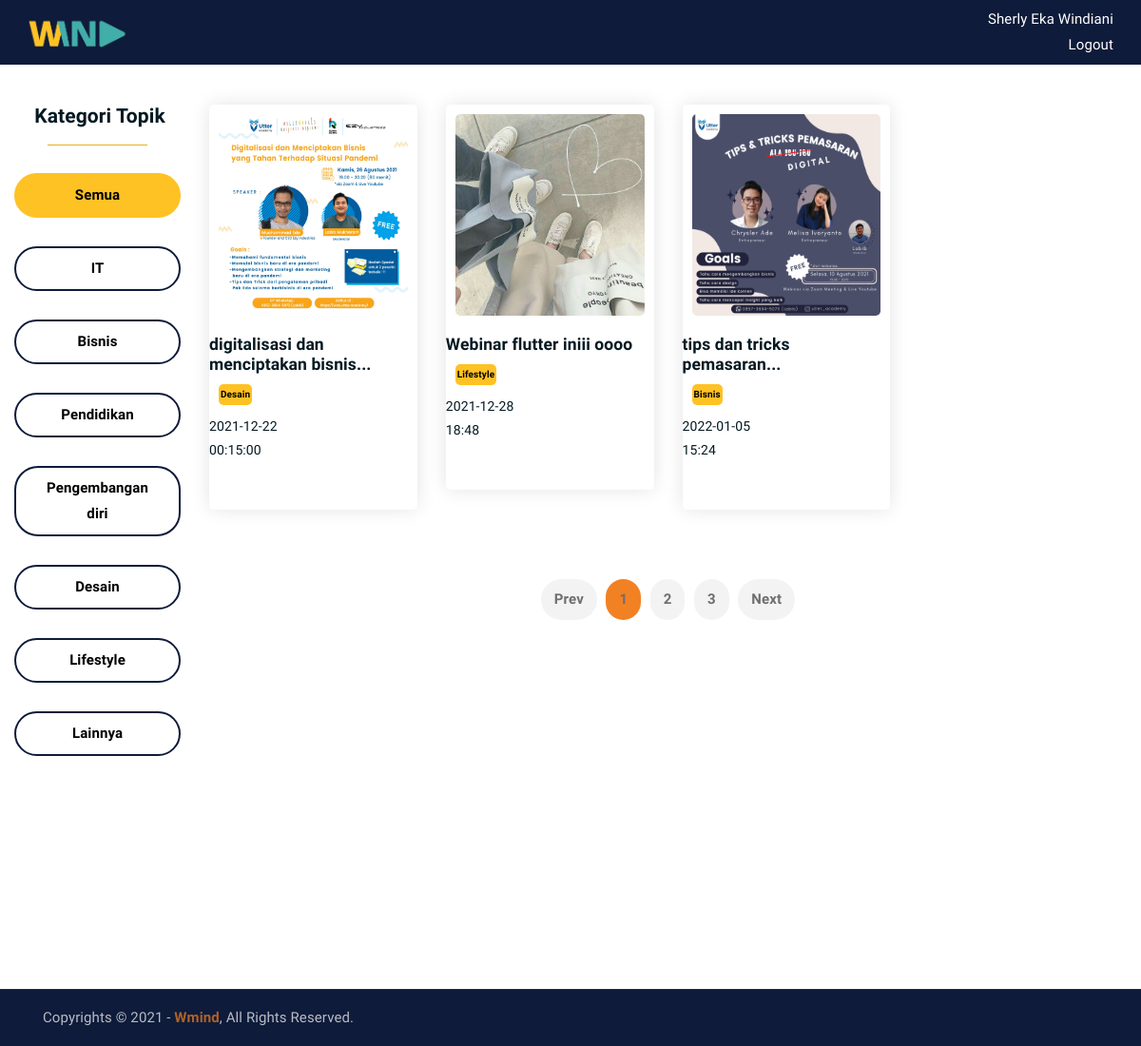
/temukan-webinar.php, run on the app's committed database.
### tables this page shows
CREATE TABLE `tb_buat_webinar` (
  `id_webinar` int(11) NOT NULL,
  `gambar_poster` varchar(20) NOT NULL,
  `tgl_buat` varchar(100) NOT NULL,
  `judul_webinar` varchar(225) NOT NULL,
  `kategori_webinar` varchar(50) NOT NULL,
  `nama_eo` varchar(225) NOT NULL,
  `email_eo` varchar(225) NOT NULL,
  `tanggal_mulai` varchar(100) NOT NULL,
  `waktu_mulai` varchar(20) NOT NULL,
  `link_streaming` varchar(150) DEFAULT NULL,
  `deskripsi_webinar` text NOT NULL
);

### temukan-webinar.php (the view, shortened to what this page needs)
<!DOCTYPE html>
<html lang="en">
<head>
    <link rel="stylesheet" href="assets/css/all.min.css">
    <link rel="stylesheet" href="assets/bootstrap/css/bootstrap.min.css">
    <link rel="stylesheet" href="assets/css/owl.carousel.css">
    <link rel="stylesheet" href="assets/css/magnific-popup.css">
    <link rel="stylesheet" href="assets/css/animate.css">
    <link rel="stylesheet" href="assets/css/meanmenu.min.css">
    <link rel="stylesheet" href="assets/css/main.css">
    <link rel="stylesheet" href="assets/css/responsive.css">
    <link rel="stylesheet" href="assets/css/css_tirja.css">
</head>
<body>
    <div class="wadah">
        <nav class="navbar navBarEo">
            <div class="container-fluid navBarEo">
                <a class="navbar-brand" href="index.php">
                    <img src="assets/img/logo_transparan.png" style="width: 70%" alt="">
                </a>
                <div class="navBarUsername">
                    <p class="panggilUsername">Sherly eka windiani</p>
                    <a class="txtLogout" href="#">Logout</a>
                </div>
            </div>
        </nav>
        <div class="row mt-5">
            <div class="col-md-2">
                <div class="produk-filter">
                    <ul>
                        <h4><b>Kategori Topik</b></h4><hr color="#FFC224" width="60%" style="margin-left:50px;">
                        <li class="active" data-filter="*">Semua</li>
                        <li data-filter=".IT">IT</li>
                        <li data-filter=".Bisnis">Bisnis</li>
                        <li data-filter=".Pendidikan">Pendidikan</li>
                        <li data-filter=".Pengembangan-diri">Pengembangan diri</li>
                        <li data-filter=".Desain">Desain</li>
                        <li data-filter=".Lifestyle">Lifestyle</li>
                        <li data-filter=".Lainnya">Lainnya</li>
                    </ul>
                </div>
            </div>
            <div class="col-md-10">
                <div class="product-section">
                    <div class="container">
                        <div class="row product-lists">
                            <?php
                            include "koneksi.php";
                            $sql = "SELECT * FROM tb_buat_webinar";
                            $datas = mysqli_query($koneksi, $sql);
                            $i = 1;
                            foreach ($datas as $data) : $i++;
                            ?>
                                <div class="col-lg-3 col-md-6 <?php echo $data['kategori_webinar']; ?>">
                                    <div class="single-product-item">
                                        <div class="produk-gambar">
                                            <a href="temukan-webinar-detail.php?id_webinar=<?php echo $data['id_webinar']?>"><img src="assets/img/gambar-poster/<?php echo $data['gambar_poster']; ?>" alt=""></a>
                                        </div>
                                        <a href="temukan-webinar-detail.php?id_webinar=<?php echo $data['id_webinar']?>">
                                            <h5>
                                            <?php
                                                $title = $data['judul_webinar'];
                                                $arr = explode(" ", $title);
                                                $limit = 4;
                                                $new = [];
                                                if (count($arr) > $limit) {
                                                    for($i = 0; $i < $limit; $i++) {
                                                        array_push($new, $arr[$i]);
                                                    }
                                                }
                                                if($new) {
                                                    $new = implode(" ", $new);
                                                    print_r($new); echo '...';
                                                }
                                                else {
                                                    print_r($title);
                                                }
                                            ?>
                                            </h5>
                                        </a>
                                        <div class="row">
                                            <div class="col-md-6">
                                                <div class="kotak-kategori">
                                                    <p><?php echo $data['kategori_webinar']; ?></p>
                                                </div>
                                            </div>
                                        </div>
                                        <span><?php echo $data['tanggal_mulai']; ?></span><br>
                                        <span><?php echo $data['waktu_mulai']; ?></span>
                                    </div>
                                </div>
                            <?php $i++;
                            endforeach; ?>
                        </div>
                        <div class="row">
                            <div class="col-lg-12 text-center">
                                <div class="pagination-wrap">
                                    <ul>
                                        <li><a href="#">Prev</a></li>
                                        <li><a class="active" href="#">1</a></li>
                                        <li><a href="#">2</a></li>
                                        <li><a href="#">3</a></li>
                                        <li><a href="#">Next</a></li>
                                    </ul>
                                </div>
                            </div>
                        </div>
                    </div>
                </div>
            </div>
        </div>
        <div class="copyright mt-150" style="background-color: #0E1B3A;">
            <div class="container">
                <div class="row">
                    <div class="col-lg-6 col-md-12">
                        <p>Copyrights &copy; 2021 - <a href="https://imransdesign.com/">Wmind</a>,  All Rights Reserved.</p>
                    </div>
                </div>
            </div>
        </div>
    </div>
</body>
</html>

### assets/css/main.css (style rules this page uses)
html { font-size: 14px; font-weight: 400; line-height: 28px; height: 100%; }
body { font-family: 'Lexend Deca', sans-serif; font-weight: 400; font-size: 1rem; letter-spacing: 0.1px; line-height: 1.8; color: #051922; overflow-x: hidden; }
body img { max-width: 100%; }
a { cursor: pointer; text-decoration: none; -webkit-transition: all 0.2s ease-in-out; -o-transition: all 0.2s ease-in-out; transition: all 0.2s ease-in-out; }
h1, .h1, h2, .h2, h3, .h3, h4, .h4, h5, .h5, h6, .h6 { font-family: 'Lexend Deca', sans-serif; font-weight: 700; margin: 0 0 1.25rem 0; color: #051922; }
h1:last-child, .h1:last-child, h2:last-child, .h2:last-child, h3:last-child, .h3:last-child, h4:last-child, .h4:last-child, h5:last-child, .h5:last-child, h6:last-child, .h6:last-child { margin: 0; }
h4, .h4 { font-size: 1.5rem; font-weight: 700; line-height: 1.75rem; }
h5, .h5 { font-size: 1.25rem; font-weight: 700; line-height: 1.5rem; }
p { font-family: 'Lexend Deca', sans-serif; font-weight: 400; font-size: 1rem; letter-spacing: 0.1px; line-height: 1.8; color: #051922; margin: 0 0 1.25rem 0; }
p:last-child { margin: 0; }
.mt-150 { margin-top: 150px; }
a.navbar-brand img { max-width: 150px; }
.copyright { background-color: #051922; border-top: 1px solid #232a35; }
.copyright p { margin: 0; color: #fff; opacity: 0.7; padding: 16px 0; font-size: 15px; }
.copyright a { color: #F28123; font-weight: 700; }
a.navbar-brand { -webkit-transition: 0.3s; -o-transition: 0.3s; transition: 0.3s; }
.pagination-wrap ul li a { -webkit-transition: 0.3s; -o-transition: 0.3s; transition: 0.3s; }
.single-product-item { -webkit-transition: 0.3s; -o-transition: 0.3s; transition: 0.3s; }
html, body { height: 100%; }
.pagination-wrap { margin-top: 40px; }
.pagination-wrap ul { margin: 0; padding: 0; list-style: none; }
.pagination-wrap ul li { display: inline-block; }
.pagination-wrap ul li a { color: #6f6f6f; font-size: 15px; background-color: #f3f3f3; display: inline-block; padding: 8px 14px; border-radius: 5px; margin: 3px; font-weight: 600; border-radius: 50px; }
.pagination-wrap ul li a.active { background-color: #F28123; }
.single-product-item { margin-bottom: 30px; }
.single-product-item { -webkit-box-shadow: 0 0 20px #e4e4e4; box-shadow: 0 0 20px #e4e4e4; padding-bottom: 50px; border-radius: 5px; }

### assets/css/css_tirja.css (style rules this page uses)
body .wadah { font-family: 'Lexend Deca', sans-serif; }
.navBarEo { background-color: #0E1B3A; }
.navBarUsername { text-align: right; }
.panggilUsername { color: white; font-family: 'Lexend Deca', sans-serif; font-size: 15px; margin-bottom: 0px; text-transform: capitalize; }
.txtLogout { color: white; font-family: 'Lexend Deca', sans-serif; font-size: 15px; font-weight: 200; }
.produk-filter { margin-bottom: 80px; }
.produk-filter ul { margin: 0; padding: 0; list-style: none; text-align: center; }
.produk-filter ul h4 { margin-left: 35px; }
.produk-filter ul li { display: inline-block; width: 100%; font-weight: 700; font-size: 15px; margin: 15px; border: 2px solid #0E1B3A; color: black; cursor: pointer; padding: 8px 20px; border-radius: 25px; }
.produk-filter ul li.active { border: 2px solid #FFC224; background-color: #FFC224; }
.produk-gambar { padding: 10px; padding-bottom: 0; }
.produk-gambar img { border-radius: 5px; margin-bottom: 20px; width: 212px; height: 212px; }
.kotak-kategori p { width: fit-content; font-weight: 700; font-size: 10px; background-color: #FFC224; color: black; border-radius: 5px; padding: 2px 2px; margin: 10px; }

### data on the page
tb_buat_webinar: gambar_poster (picture), value "digitalisasi dan menciptakan bisnis", kategori_webinar "Desain", tanggal_mulai "2021-12-22", waktu_mulai "00:15:00"
tb_buat_webinar: gambar_poster (picture), value "Webinar flutter iniii oooo", kategori_webinar "Lifestyle", tanggal_mulai "2021-12-28", waktu_mulai "18:48"
tb_buat_webinar: gambar_poster (picture), value "tips dan tricks pemasaran", kategori_webinar "Bisnis", tanggal_mulai "2022-01-05", waktu_mulai "15:24"
